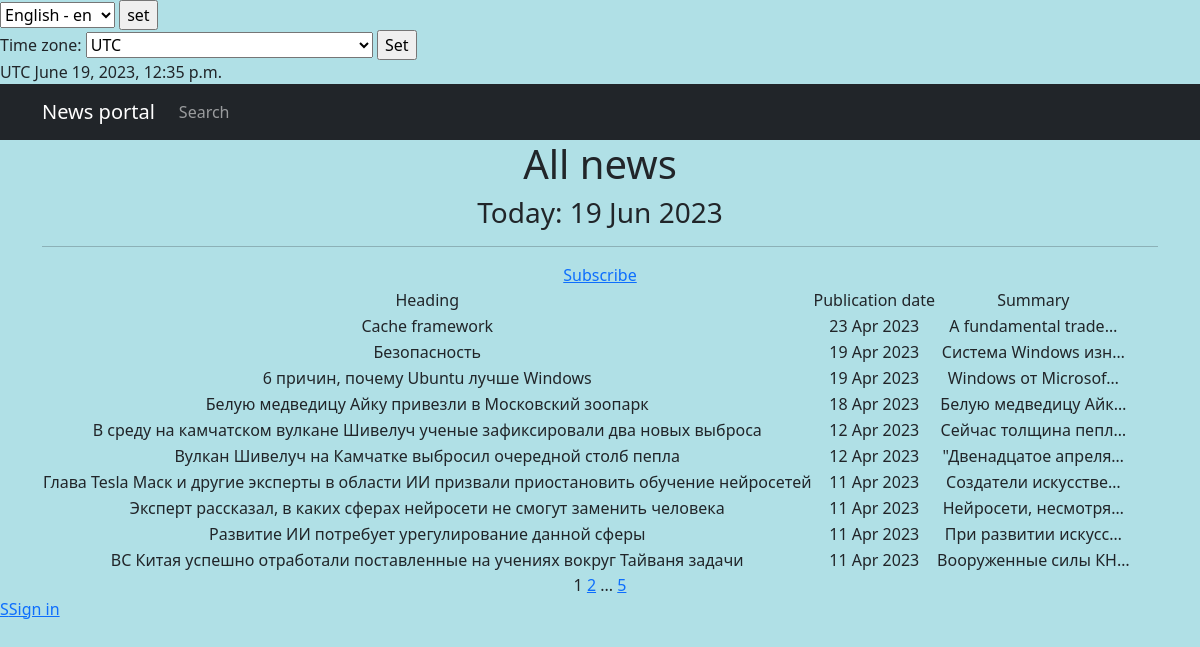
Before: /news/ with the older database file.
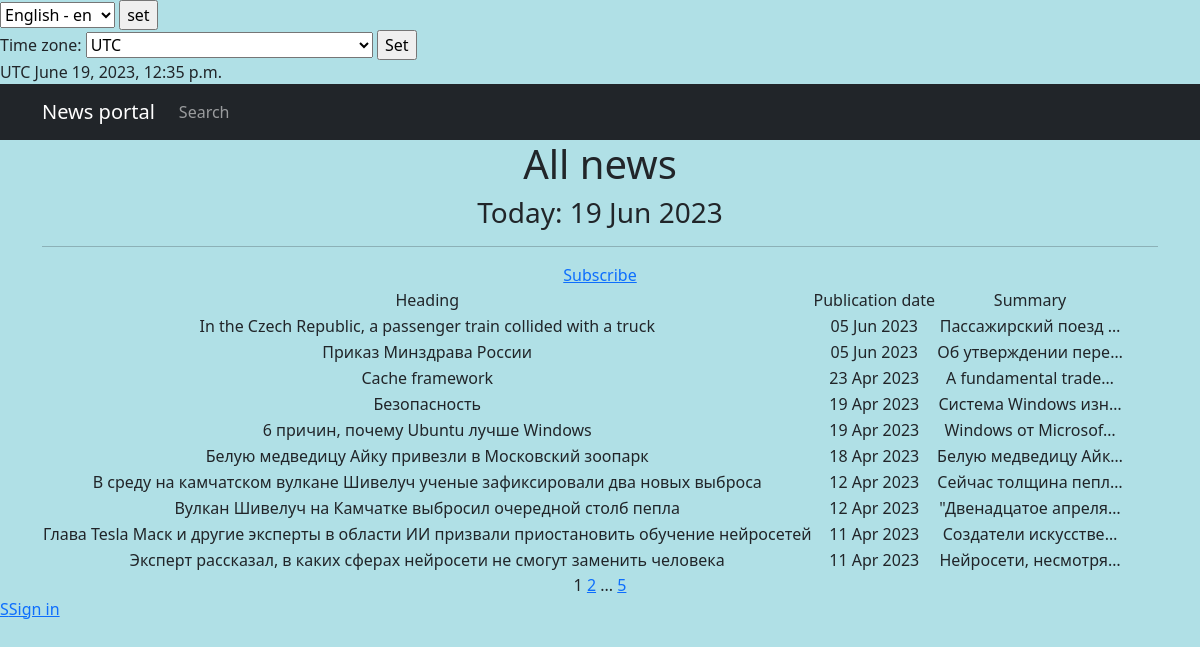
After: the same page with the newer database file.
### chitchat/models.py (models this page shows, shortened)
class Post(models.Model):
    news = 'N'
    article = 'A'
    POST_TYPES = [
        (news, gettext_lazy('News')),
        (article, gettext_lazy('Article'))
    ]
    author = models.ForeignKey(
        Author,
        on_delete=models.CASCADE,
        verbose_name=gettext_lazy('Author'),
    )
    post_type = models.CharField(
        max_length=1,
        choices=POST_TYPES,
        default=article,
        verbose_name=gettext_lazy('Post type'),
        help_text=gettext_lazy('Choose a post type'),
    )
    time_creation = models.DateTimeField(auto_now_add=True)
    post_category = models.ManyToManyField(Category, through='PostCategory', verbose_name=gettext_lazy('Category'))
    title = models.CharField(
        max_length=100,
        unique=True,
        verbose_name=gettext_lazy('Heading'),
    )
    text = models.TextField(verbose_name=gettext_lazy('Text'))
    rating = models.IntegerField(default=0, verbose_name=gettext_lazy('Rating'))
    class Meta:
        verbose_name = _('Post')
        verbose_name_plural = _('Posts')

### chitchat/views.py (the view, shortened to what this page needs)
# urls.py: path('', PostList.as_view(), name='post_list'),
class PostList(ListView):
    model = Post
    ordering = '-time_creation'
    template_name = 'news.html'
    context_object_name = 'news'
    paginate_by = 10
    def get_queryset(self):
        queryset = super().get_queryset()
        self.filterset = PostFilter(self.request.GET, queryset)
        return self.filterset.qs
    def get_context_data(self, **kwargs):
        context = super().get_context_data(**kwargs)
        context['filterset'] = self.filterset
        context['current_time'] = timezone.localtime(timezone.now())
        context['timezones'] = pytz.common_timezones
        return context

### chitchat/models.py (called while the page is built)
    def __str__(self):
        return f'{self.name.title()}'

### chitchat/templatetags/censor_filter.py (called while the page is built)
@register.filter()
def censor(text):
    for word in text.split():
        if word.lower() in RUDE_WORDS:
            text = text.replace(word, f"{word[0]}{'*'*(len(word)-1)}")
    return text

### chitchat/templatetags/custom_tags.py (called while the page is built)
@register.simple_tag()
def current_time(format_string='%b %d %Y'):
    return datetime.utcnow().strftime(format_string)

@register.simple_tag(takes_context=True)
def url_replace(context, **kwargs):
    d = context['request'].GET.copy()
    for k, v in kwargs.items():
        d[k] = v
    return d.urlencode()

### templates/news.html (shortened to what this page needs)
{% extends 'flatpages/default.html' %}
{% load censor_filter %}
{% load custom_tags %}
{% load cache %}
{% load i18n %}
{% block content %}
    {% cache 30 header %}
        <h1>{% trans 'All news' %}</h1>
        <h3>{% trans 'Today:' %} {% current_time '%d %b %Y' %}</h3>
        <hr>
    {% endcache %}
    <a href="{% url 'subscriptions' %}">{% trans 'Subscribe' %}</a>
    {% if news %}
        <table>
            <tr>
                <td>{% trans 'Heading' %}</td>
                <td>{% trans 'Publication date' %}</td>
                <td>{% trans 'Summary' %}</td>
            </tr>
            {% for post in news %}
            <tr>
                <td>{{ post.title }}</td>
                <td>{{ post.time_creation|date:'d M Y' }}</td>
                <td>{{ post.text|censor|truncatechars:20 }}</td>
                <td>
                </td>
            </tr>
            {% endfor %}
        </table>
    {% else %}
        <h2>{% trans 'There is no any news' %}</h2>
    {% endif %}
    {{ page_obj.number }}
    {% if page_obj.has_next %}
        <a href="?{% url_replace page=page_obj.next_page_number %}">{{ page_obj.next_page_number }}</a>
        {% if paginator.num_pages != page_obj.next_page_number %}
            ...
            <a href="?{% url_replace page=page_obj.paginator.num_pages %}">{{ page_obj.paginator.num_pages }}</a>
        {% endif %}
    {% endif %}
{% endblock content %}

### templates/flatpages/default.html (shortened to what this page needs)
<!DOCTYPE html>
{% load static %}
{% load i18n %}
{% load tz %}
<html lang="en">
    <head>
        <link href="{% static 'css/styles.css' %}" rel="stylesheet" />
    </head>
    <body>
        <form action="{% url 'set_language' %}" method="POST"> {% csrf_token %}
            {% get_current_language as LANGUAGE_CODE %}
            <select name="language" id="">
                {% get_available_languages as LANGUAGES %}
                {% get_language_info_list for LANGUAGES as languages %}
                {% for language in languages %}
                    <option value="{{ language.code }}" {% if language.code == LANGUAGE_CODE %} selected {% endif %} >
                        {{ language.name_local }} - {{ language.code }}
                    </option>
                {% endfor %}
            </select>
            <input type="submit" value="set">
        </form>
        {% get_current_timezone as TIME_ZONE %}
        <form action="" method="POST">
            <label for="timezone">{% trans 'Time zone:' %} </label>
            <select name="timezone">
                {% for tz in timezones %}
                <option value="{{ tz }}"{% if tz == TIME_ZONE %} selected{% endif %}>{{ tz }}</option>
                {% endfor %}
            </select>
            <input type="submit" value="Set">
        </form>
        {{ TIME_ZONE }}
        {{ current_time|timezone:TIME_ZONE }}
        <nav class="navbar navbar-expand-lg navbar-dark bg-dark static-top">
            <div class="container">
                <a class="navbar-brand" href="/news/">{% trans 'News portal' %}                    </a>
                <div class="collapse navbar-collapse" id="navbarResponsive">
                    <ul class="navbar-nav ml-auto">
                        <li class="nav-item">
                            <a class="nav-link" href="/news/search/">{% trans 'Search' %} </a>
                        </li>
                    </ul>
                </div>
            </div>
        </nav>
        <div class="container">
            <div class="row">
                <div class="col-lg-12 text-center">
                    {% block content %}{% endblock content %}
                </div>
            </div>
        </div>
    {% if request.user.is_authenticated %}
        <a href="{% url 'account_logout' %}">{% trans 'Sign out' %}</a>
    {% else %}
        <a href="{% url 'account_login' %}">S{% trans 'Sign in' %}</a>
    {% endif %}
    </body>
</html>

Changed rows visible on the page:
no longer on this page (row edited): Post: title "Развитие ИИ потребует урегулирование данной сферы", time_creation "11 Apr 2023", text|censor "При развитии искусс…"
no longer on this page (row edited): Post: title "ВС Китая успешно отработали поставленные на учениях вокруг Тайваня задачи", time_creation "11 Apr 2023", text|censor "Вооруженные силы КН…"
added Post: title "In the Czech Republic, a passenger train collided with a truck", time_creation "05 Jun 2023", text|censor "Пассажирский поезд …"
added Post: title "Приказ Минздрава России", time_creation "05 Jun 2023", text|censor "Об утверждении пере…"
